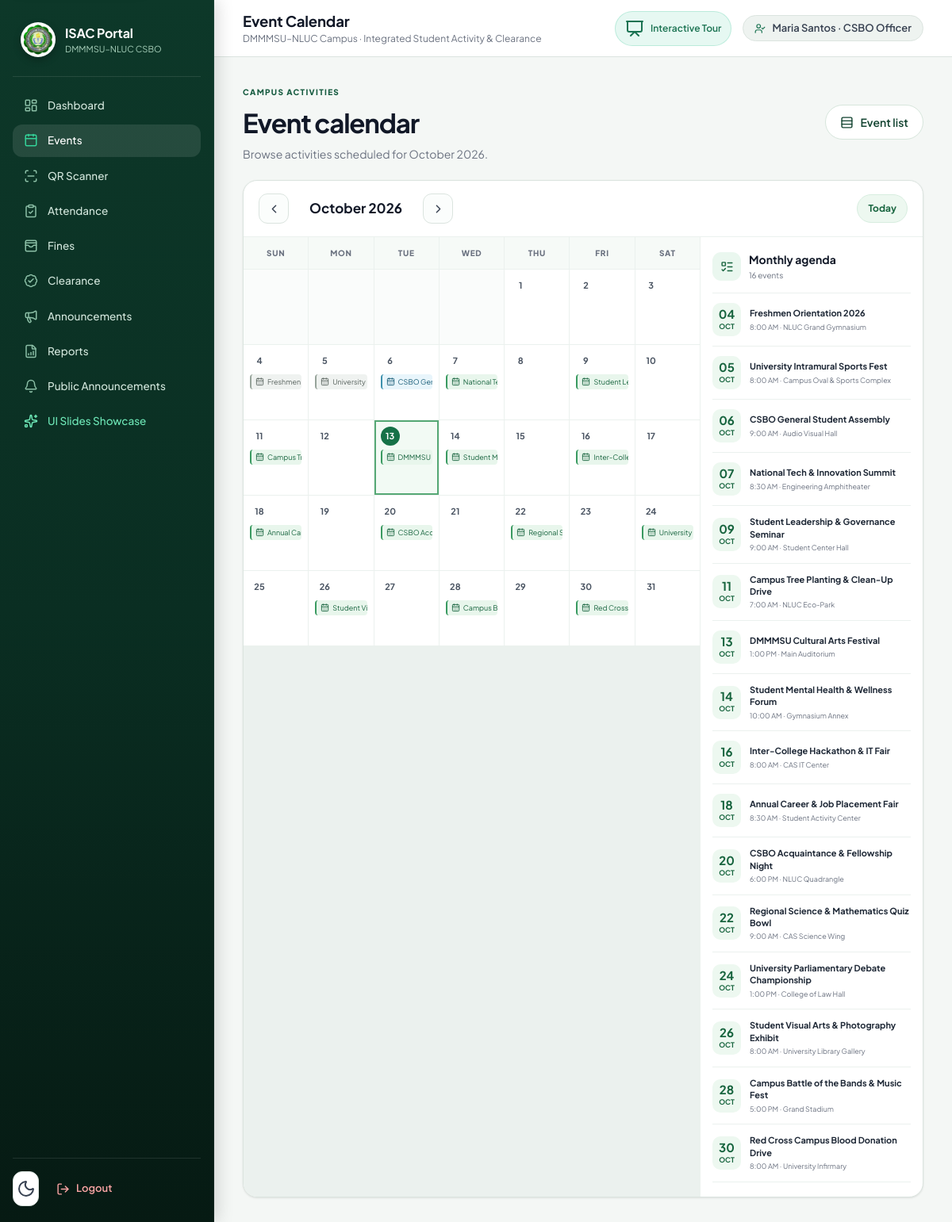
Page /student/calendar/ (signed in) on the committed database.
### portal/models.py (models this page shows, shortened)
class Profile(models.Model):
    ROLE_CHOICES = [("student","Student"),("officer","CSBO Officer"),("admin","Administrator")]
    user = models.OneToOneField(User, on_delete=models.CASCADE, related_name="profile")
    role = models.CharField(max_length=20, choices=ROLE_CHOICES, default="student")
    requested_role = models.CharField(max_length=20, choices=ROLE_CHOICES, blank=True, default="")
    student_no = models.CharField(max_length=30, unique=True, null=True, blank=True)
    first_name = models.CharField(max_length=80, blank=True)
    middle_name = models.CharField(max_length=80, blank=True)
    last_name = models.CharField(max_length=80, blank=True)
    college = models.ForeignKey(College, on_delete=models.SET_NULL, null=True, blank=True)
    program = models.ForeignKey(Program, on_delete=models.SET_NULL, null=True, blank=True)
    year_level = models.PositiveSmallIntegerField(default=1)
    photo = models.ImageField(upload_to="students/", blank=True, null=True)
    qr_token = models.UUIDField(default=uuid.uuid4, unique=True, editable=False)
    position = models.CharField(max_length=100, blank=True)

class Event(models.Model):
    STATUS = [("upcoming","Upcoming"),("ongoing","Ongoing"),("completed","Completed"),("cancelled","Cancelled")]
    title = models.CharField(max_length=180)
    description = models.TextField(blank=True)
    venue = models.CharField(max_length=180)
    event_date = models.DateField()
    start_time = models.TimeField()
    end_time = models.TimeField()
    points = models.PositiveIntegerField(default=1)
    status = models.CharField(max_length=20, choices=STATUS, default="upcoming")
    created_by = models.ForeignKey(User, on_delete=models.PROTECT, related_name="created_events")
    created_at = models.DateTimeField(auto_now_add=True)

### portal/views.py (the view)
# urls.py: path("student/calendar/", views.event_calendar, name="event_calendar"),
@login_required
def event_calendar(request):
    today = timezone.localdate()
    try:
        year = int(request.GET.get("year", today.year))
        month = int(request.GET.get("month", today.month))
        first_day = date(year, month, 1)
    except (TypeError, ValueError):
        first_day = today.replace(day=1)
        year, month = first_day.year, first_day.month
    last_day = date(year, month, calendar_utils.monthrange(year, month)[1])
    month_events = list(Event.objects.filter(event_date__range=(first_day, last_day)).order_by("event_date", "start_time"))
    events_by_date = {}
    for event in month_events:
        events_by_date.setdefault(event.event_date, []).append(event)
    days = []
    for week in calendar_utils.Calendar(firstweekday=6).monthdayscalendar(year, month):
        for day_number in week:
            if day_number:
                day_date = date(year, month, day_number)
                days.append({"date": day_date, "day": day_number, "today": day_date == today, "events": events_by_date.get(day_date, [])})
            else:
                days.append({"date": None, "day": "", "today": False, "events": []})
    previous_month = first_day - timedelta(days=1)
    next_month = last_day + timedelta(days=1)
    return render(request, "portal/calendar.html", {
        "calendar_days": days, "events": month_events,
        "month_title": first_day.strftime("%B %Y"),
        "previous_month": previous_month, "next_month": next_month,
        "month_number": month, "year_number": year,
    })

### templates/portal/calendar.html (shortened to what this page needs)
{% extends "base.html" %}
{% block page_title %}Event Calendar{% endblock %}
{% block content %}
<section class="module-page">
  <div class="module-heading"><div><span class="module-eyebrow">Campus activities</span><h2>Event calendar</h2><p>Browse activities scheduled for {{ month_title }}.</p></div>{% if user.profile.role == "officer" or user.profile.role == "admin" %}<a class="btn module-secondary" href="{% url 'events_manage' %}"><i data-lucide="rows-3" aria-hidden="true"></i> Event list</a>{% endif %}</div>
  <div class="calendar-module">
    <div class="calendar-module-toolbar"><div class="calendar-month-controls"><a class="calendar-month-nav" href="?year={{ previous_month.year }}&amp;month={{ previous_month.month }}" aria-label="Previous month"><i data-lucide="chevron-left" aria-hidden="true"></i></a><h3>{{ month_title }}</h3><a class="calendar-month-nav" href="?year={{ next_month.year }}&amp;month={{ next_month.month }}" aria-label="Next month"><i data-lucide="chevron-right" aria-hidden="true"></i></a></div><a class="calendar-today-link" href="{% url 'event_calendar' %}">Today</a></div>
    <div class="calendar-month-layout">
      <div class="calendar-month-grid" role="grid" aria-label="Events in {{ month_title }}">
        <div class="calendar-weekday" role="columnheader">Sun</div><div class="calendar-weekday" role="columnheader">Mon</div><div class="calendar-weekday" role="columnheader">Tue</div><div class="calendar-weekday" role="columnheader">Wed</div><div class="calendar-weekday" role="columnheader">Thu</div><div class="calendar-weekday" role="columnheader">Fri</div><div class="calendar-weekday" role="columnheader">Sat</div>
        {% for cell in calendar_days %}<div class="calendar-date-tile {% if cell.today %}today{% endif %}{% if not cell.date %} blank{% endif %}" role="gridcell" {% if cell.date %}aria-label="{{ cell.date|date:'F j, Y' }}{% if cell.events %}, {{ cell.events|length }} event{{ cell.events|length|pluralize }}{% endif %}"{% endif %}>{% if cell.date %}<span class="calendar-date-number">{{ cell.day }}</span>{% for event in cell.events|slice:":2" %}<span class="calendar-event-dot {{ event.status }}" title="{{ event.title }}"><i data-lucide="calendar-days" aria-hidden="true"></i>{{ event.title }}</span>{% endfor %}{% if cell.events|length > 2 %}<small class="calendar-more-events">+{{ cell.events|length|add:"-2" }} more</small>{% endif %}{% endif %}</div>{% endfor %}
      </div>
      <aside class="calendar-agenda"><div class="calendar-agenda-heading"><span><i data-lucide="list-todo" aria-hidden="true"></i></span><div><h3>Monthly agenda</h3><p>{{ events|length }} event{{ events|length|pluralize }}</p></div></div>
        {% for event in events %}<article class="calendar-agenda-event"><span class="calendar-agenda-date"><strong>{{ event.event_date|date:"d" }}</strong><small>{{ event.event_date|date:"M" }}</small></span><div><strong>{{ event.title }}</strong><small>{{ event.start_time|time:"g:i A" }} · {{ event.venue }}</small></div></article>
        {% empty %}<p class="calendar-agenda-empty">No events scheduled this month.</p>{% endfor %}
      </aside>
    </div>
  </div>
</section>
{% endblock %}

### templates/base.html (shortened to what this page needs)
{% load static %}
<!doctype html>
<html lang="en" data-theme="light">
<head>
  <link rel="stylesheet" href="{% static 'css/app.css' %}?v=20261013-4">
</head>
<body>
  <div class="app-shell">
    <aside class="sidebar" id="sidebar" aria-label="Main navigation">
      <div class="brand">
        <img src="{% static 'img/csbo-logo.png' %}" alt="CSBO logo">
        <div>
          <b>ISAC Portal</b>
          <small>DMMMSU–NLUC CSBO</small>
        </div>
      </div>
      <nav>
        <a href="{% url 'dashboard' %}" class="{% if request.resolver_match.url_name == 'dashboard' or request.resolver_match.url_name == 'student_dashboard' or request.resolver_match.url_name == 'officer_dashboard' %}active{% endif %}">
          <i data-lucide="layout-dashboard"></i>Dashboard
        </a>
        {% if user.profile.role == 'student' %}
          <a href="{% url 'digital_id' %}" class="{% if request.resolver_match.url_name == 'digital_id' %}active{% endif %}">
            <i data-lucide="id-card"></i>Digital ID
          </a>
          <a href="{% url 'event_calendar' %}" class="{% if request.resolver_match.url_name == 'event_calendar' %}active{% endif %}">
            <i data-lucide="calendar-days"></i>Event Calendar
          </a>
          <a href="{% url 'my_activities' %}" class="{% if request.resolver_match.url_name == 'my_activities' %}active{% endif %}">
            <i data-lucide="activity"></i>My Activities
          </a>
          <a href="{% url 'clearance' %}" class="{% if request.resolver_match.url_name == 'clearance' %}active{% endif %}">
            <i data-lucide="badge-check"></i>Clearance
          </a>
        {% else %}
          <a href="{% url 'events_manage' %}" class="{% if 'event' in request.resolver_match.url_name %}active{% endif %}">
            <i data-lucide="calendar"></i>Events
          </a>
          <a href="{% url 'scanner' %}" class="{% if request.resolver_match.url_name == 'scanner' %}active{% endif %}">
            <i data-lucide="scan-line"></i>QR Scanner
          </a>
          <a href="{% url 'attendance_records' %}" class="{% if request.resolver_match.url_name == 'attendance_records' %}active{% endif %}">
            <i data-lucide="clipboard-check"></i>Attendance
          </a>
          <a href="{% url 'fines' %}" class="{% if 'fine' in request.resolver_match.url_name %}active{% endif %}">
            <i data-lucide="wallet-cards"></i>Fines
          </a>
          <a href="{% url 'clearance_manage' %}" class="{% if 'clearance' in request.resolver_match.url_name %}active{% endif %}">
            <i data-lucide="badge-check"></i>Clearance
          </a>
          <a href="{% url 'announcement_manage' %}" class="{% if 'announcement_manage' in request.resolver_match.url_name %}active{% endif %}">
            <i data-lucide="megaphone"></i>Announcements
          </a>
          <a href="{% url 'reports' %}" class="{% if 'report' in request.resolver_match.url_name %}active{% endif %}">
            <i data-lucide="file-bar-chart"></i>Reports
          </a>
        {% endif %}
        <a href="{% url 'announcements' %}" class="{% if request.resolver_match.url_name == 'announcements' %}active{% endif %}">
          <i data-lucide="bell"></i>Public Announcements
        </a>
        <a href="{% url 'showcase' %}" class="{% if request.resolver_match.url_name == 'showcase' %}active{% endif %}" style="color: #6ee7b7;">
          <i data-lucide="sparkles" style="color: #6ee7b7;"></i>UI Slides Showcase
        </a>
      </nav>
      <div class="sidebar-bottom">
        <button class="icon-btn" id="themeToggle" title="Toggle theme" type="button">
          <i data-lucide="moon"></i>
        </button>
        <form method="post" action="{% url 'logout' %}" style="display:inline; width:100%;">
          <button type="submit" class="logout" style="background:none; border:none; width:100%; cursor:pointer;">
            <i data-lucide="log-out"></i>Logout
          </button>
        </form>
      </div>
    </aside>
    <main class="main" id="main-content" tabindex="-1">
      <header class="topbar{% if request.resolver_match.url_name == 'showcase' %} showcase-topbar{% endif %}">
        <div class="topbar-left">
          <div>
            <h1>{% block page_title %}Dashboard{% endblock %}</h1>
            <span class="crumb">DMMMSU–NLUC Campus · Integrated Student Activity & Clearance</span>
          </div>
        </div>
        <div class="top-actions">
          <a href="{% url 'showcase' %}" class="btn" style="background: rgba(16, 185, 129, 0.1); color: var(--emerald-600); border: 1px solid rgba(16, 185, 129, 0.2); padding: 6px 12px; font-size: 12px; border-radius: 999px;">
            <i data-lucide="presentation"></i> Interactive Tour
          </a>
          <span class="user-chip">
            <i data-lucide="user-check" style="width:14px; height:14px; color:var(--emerald-600);"></i>
            {{ user.get_full_name|default:user.username }} · {{ user.profile.get_role_display|default:"Student" }}
          </span>
        </div>
      </header>
      <div class="content">
        {% block content %}{% endblock %}
      </div>
    </main>
  </div>
</body>
</html>

### rows in the picture
Event: title "Freshm…", event_date "04", event_date "OCT", title "Freshmen Orientation 2026", start_time "8:00 AM", venue "NLUC Grand Gymnasium"
Event: title "Univers…", event_date "05", event_date "OCT", title "University Intramural Sports Fest", start_time "8:00 AM", venue "Campus Oval & Sports Complex"
Event: title "CSBO…", event_date "06", event_date "OCT", title "CSBO General Student Assembly", start_time "9:00 AM", venue "Audio Visual Hall"
Event: title "Nation…", event_date "07", event_date "OCT", title "National Tech & Innovation Summit", start_time "8:30 AM", venue "Engineering Amphitheater"
Event: title "Studen…", event_date "09", event_date "OCT", title "Student Leadership & Governance Seminar", start_time "9:00 AM", venue "Student Center Hall"
Event: title "Campu…", event_date "11", event_date "OCT", title "Campus Tree Planting & Clean-Up Drive", start_time "7:00 AM", venue "NLUC Eco-Park"
Event: title "DMMM…", event_date "13", event_date "OCT", title "DMMMSU Cultural Arts Festival", start_time "1:00 PM", venue "Main Auditorium"
Event: title "Studen…", event_date "14", event_date "OCT", title "Student Mental Health & Wellness Forum", start_time "10:00 AM", venue "Gymnasium Annex"
Event: title "Inter-C…", event_date "16", event_date "OCT", title "Inter-College Hackathon & IT Fair", start_time "8:00 AM", venue "CAS IT Center"
Event: title "Annual…", event_date "18", event_date "OCT", title "Annual Career & Job Placement Fair", start_time "8:30 AM", venue "Student Activity Center"
Event: title "CSBO…", event_date "20", event_date "OCT", title "CSBO Acquaintance & Fellowship Night", start_time "6:00 PM", venue "NLUC Quadrangle"
Event: title "Region…", event_date "22", event_date "OCT", title "Regional Science & Mathematics Quiz Bowl", start_time "9:00 AM", venue "CAS Science Wing"
Event: title "Univers…", event_date "24", event_date "OCT", title "University Parliamentary Debate Championship", start_time "1:00 PM", venue "College of Law Hall"
Event: title "Studen…", event_date "26", event_date "OCT", title "Student Visual Arts & Photography Exhibit", start_time "8:00 AM", venue "University Library Gallery"
Event: title "Campu…", event_date "28", event_date "OCT", title "Campus Battle of the Bands & Music Fest", start_time "5:00 PM", venue "Grand Stadium"
Event: title "Red Cr…", event_date "30", event_date "OCT", title "Red Cross Campus Blood Donation Drive", start_time "8:00 AM", venue "University Infirmary"

### other values in the picture
{{ user.get_full_name|default:user.username }} "Maria Santos"
{{ user.profile.get_role_display|default:"Student" }} "CSBO Officer"
{{ month_title }} "October 2026"
{{ cell.day }} "1" "2" "3" "4" "5" "6" "7" "8" "9" "10" "11" "12" "13" "14" "15" "16" "17" "18" "19" "20" "21" "22" "23" "24" "25" "26" "27" "28" "29" "30" "31"
{{ events|length }} "16"
